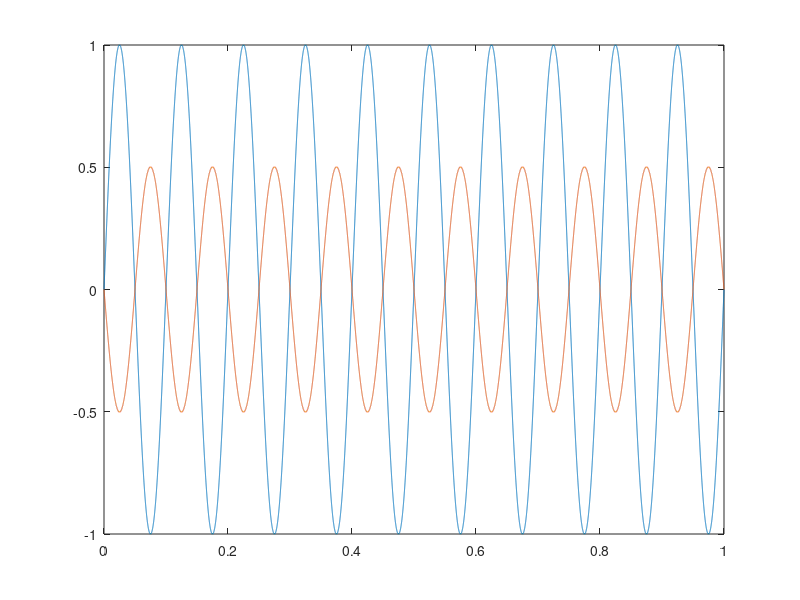

Recreate this plot in MATLAB.
%gain scalar + polarity invert

Fs = 48000;
Ts = 1/Fs;
f = 10;
t = [0:Ts:1].';
x = sin(2*pi*f*t);
N = length(x);
s1 = 0;
b0 = 0.5;
b1 = 0.5;

%amp
dB = -6;
amp = 10^(dB/20);

%dc offset
offset = 0.5;

%polarity change
invert = -1;

for n=1:N
    y(n,1) = x(n,1)*amp*invert;   
end
plot (t,x,t,y);